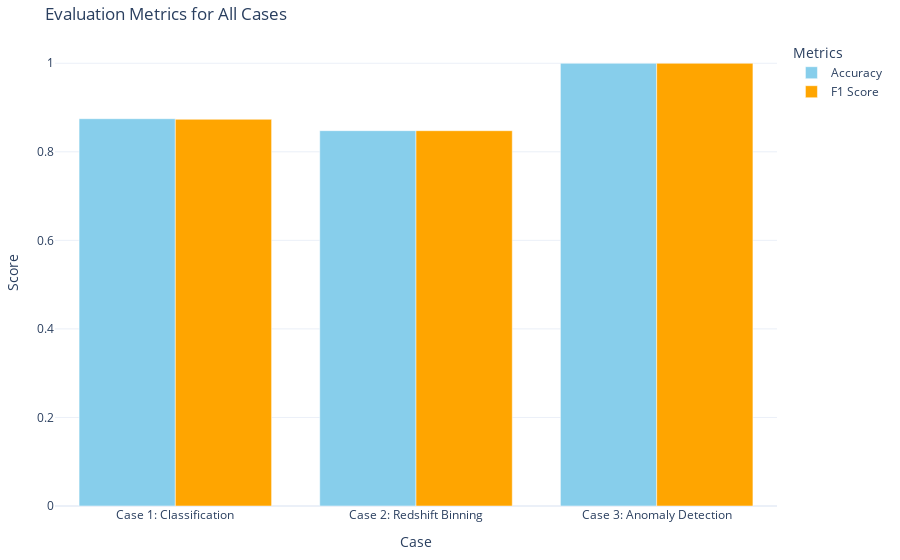

Here is the notebook cell this chart was saved with:
### Markdown cell above
Visualization of Evaluation Metrics:
 - The evaluation metrics (Accuracy and F1 Score) for all cases are displayed using an interactive 2D bar chart from Plotly.
 - Hover functionality is included to display detailed information about each metric when hovering over the bars.
- The grouped bar chart allows for easy comparison of Accuracy and F1 Score across the three cases.

### Code cell
import plotly.graph_objects as go

# Define the evaluation metrics
metrics = {
    'Case 1: Classification': {'Accuracy': classification_accuracy, 'F1 Score': classification_f1},
    'Case 2: Redshift Binning': {'Accuracy': redshift_accuracy, 'F1 Score': redshift_f1},
    'Case 3: Anomaly Detection': {'Accuracy': anomaly_accuracy, 'F1 Score': anomaly_f1},
}

# Extract the labels, accuracy, and F1 scores
labels, acc, f1 = zip(*[(k, v['Accuracy'], v['F1 Score']) for k, v in metrics.items()])

# Create a bar chart
fig = go.Figure()

# Add Accuracy bars
fig.add_trace(go.Bar(
    x=labels,
    y=acc,
    name='Accuracy',
    marker_color='skyblue',
    hovertemplate=(
        '<b>Case:</b> %{x}<br>' +
        '<b>Metric:</b> Accuracy<br>' +
        '<b>Score:</b> %{y}<br>'  # Display the Accuracy value
    )
))

# Add F1 Score bars
fig.add_trace(go.Bar(
    x=labels,
    y=f1,
    name='F1 Score',
    marker_color='orange',
    hovertemplate=(
        '<b>Case:</b> %{x}<br>' +
        '<b>Metric:</b> F1 Score<br>' +
        '<b>Score:</b> %{y}<br>'  # Display the F1 Score value
    )
))

# Customize layout
fig.update_layout(
    title='Evaluation Metrics for All Cases',
    barmode='group',  # Group bars next to each other
    xaxis_title='Case',
    yaxis_title='Score',
    legend_title='Metrics',
    margin=dict(l=40, r=40, b=40, t=40),  # Adjust margins for better fit
    template='plotly_white'  # Clean background
)

# Show plot
fig.show()

### Figure 1 — Plotly figure (JSON) as saved in the notebook; plotly's stock layout.template omitted (floating-point values rounded to 4 significant figures)
{"data": [{"hovertemplate": "<b>Case:</b> %{x}<br><b>Metric:</b> Accuracy<br><b>Score:</b> %{y}<br>", "marker": {"color": "skyblue"}, "name": "Accuracy", "type": "bar", "x": ["Case 1: Classification", "Case 2: Redshift Binning", "Case 3: Anomaly Detection"], "y": [0.8748, 0.8478, 0.9999]}, {"hovertemplate": "<b>Case:</b> %{x}<br><b>Metric:</b> F1 Score<br><b>Score:</b> %{y}<br>", "marker": {"color": "orange"}, "name": "F1 Score", "type": "bar", "x": ["Case 1: Classification", "Case 2: Redshift Binning", "Case 3: Anomaly Detection"], "y": [0.8734, 0.8477, 0.9999]}], "layout": {"barmode": "group", "legend": {"title": {"text": "Metrics"}}, "margin": {"b": 40, "l": 40, "r": 40, "t": 40}, "title": {"text": "Evaluation Metrics for All Cases"}, "xaxis": {"title": {"text": "Case"}}, "yaxis": {"title": {"text": "Score"}}}}
